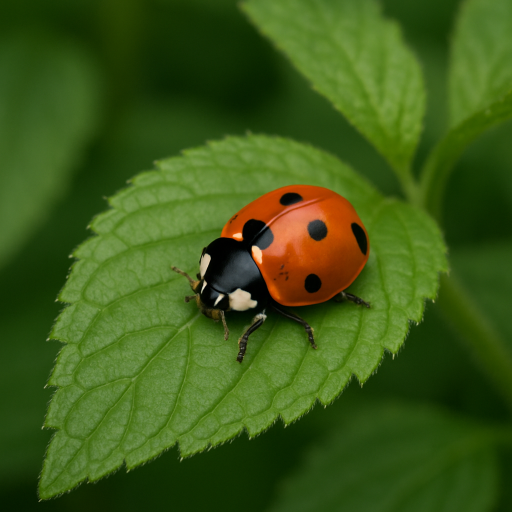
#> input picture input.png, 1024 x 1024 px (shown at 1/2 size)
$ python -i multi_secret_image_demo.py   (imports and definitions only)
#> lines starting #> are read from the running program, lines starting #| are printed output that depends on the picture
"""
multi_secret_image_demo.py

Multi-secret（階層秘密分散）を使って
- 低品質ぼかし画像
- 高品質元画像
を異なる閾値 k で守るデモスクリプト。

依存:
  pip install pillow cryptography
"""

import io
import os
import secrets
from dataclasses import dataclass
from typing import List, Tuple

from PIL import Image, ImageFilter
from cryptography.hazmat.primitives.ciphers.aead import AESGCM

# ==============================
# 1. Shamir Secret Sharing 基本
# ==============================

# 秘密（AES鍵など）を整数にして収める有限体 GF(p)
# 256bit 鍵をそのまま入れたいので 2^256 より大きい素数を使用
P = 2**521 - 1  # 既知のメルセンヌ素数。十分大きい。


# [48 lines left out: functions shamir_split, shamir_reconstruct, not called in this run]


# =====================================
# 2. Multi-secret（階層秘密分散）ラッパ
# =====================================

@dataclass
class HierarchicalShare:
    """
    1人の参加者が持つ階層シェア:
    - x      : 評価点
    - y_low  : ぼけ画像用鍵 K_low の Shamir シェア
    - y_high : 高品質画像用鍵 K_high の Shamir シェア
    """
    x: int
    y_low: int
    y_high: int


# [49 lines left out: functions multisecret_split_int, reconstruct_low_key, reconstruct_high_key, not called in this run]


# ============================
# 3. AES-GCM 暗号化ヘルパ
# ============================

def generate_aes_key(num_bytes: int = 32) -> bytes:
    """
    AES-GCM 用鍵を生成（デフォルト 256bit）
    """
    return secrets.token_bytes(num_bytes)


def aes_gcm_encrypt(key: bytes, plaintext: bytes, aad: bytes | None = None) -> Tuple[bytes, bytes]:
    """
    AES-GCM で暗号化
    戻り値: (nonce, ciphertext_with_tag)
    """
    aesgcm = AESGCM(key)
    nonce = secrets.token_bytes(12)  # 96bit nonce 推奨
    ciphertext = aesgcm.encrypt(nonce, plaintext, aad)
    return nonce, ciphertext


# [6 lines left out: function aes_gcm_decrypt, not called in this run]


# ============================
# 4. 画像処理ヘルパ
# ============================

def load_image(path: str) -> Image.Image:
#> called with path = 'input.png'
    return Image.open(path).convert("RGB")
#> returned value is the input picture: PIL image 1024x1024 RGB; mean R, G, B 60.4, 88, 23.2


def make_low_res_blur(
    img: Image.Image,
    scale: float = 0.005,     # さらに小さく（情報をより強く落とす）
    blur_radius: float = 12.0,# ぼかしも強めに
) -> Image.Image:
    """
    かなり情報を落とした低解像度＋ぼかし画像を生成
    """
#> called with scale = 0.005, blur_radius = 12
    w, h = img.size
#> w = 1024; h = 1024
    new_w = max(1, int(w * scale))
#> new_w = 5
    new_h = max(1, int(h * scale))
#> new_h = 5

    # 縮小 → 再拡大 → 強めのぼかし
    small = img.resize((new_w, new_h), Image.Resampling.LANCZOS)
    back = small.resize((w, h), Image.Resampling.BILINEAR)
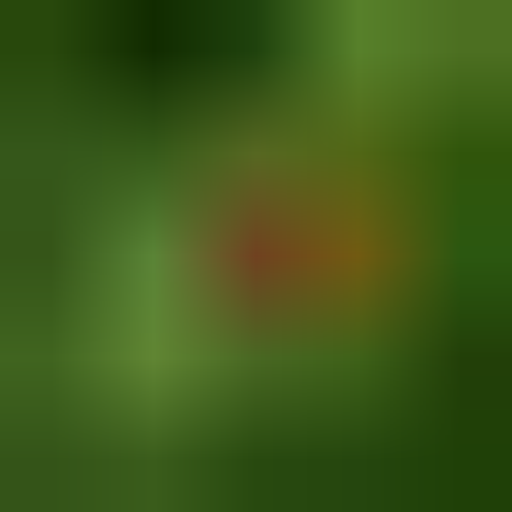
#> back: PIL image 1024x1024 RGB (shown at 1/2 size); mean R, G, B 61.2, 89, 23.8
    blurred = back.filter(ImageFilter.GaussianBlur(radius=blur_radius))
    return blurred


def image_to_bytes(img: Image.Image, fmt: str = "PNG") -> bytes:
    """
    Pillow Image -> バイト列
    """
    buf = io.BytesIO()
    img.save(buf, format=fmt)
    return buf.getvalue()


# [6 lines left out: function bytes_to_image, not called in this run]


# ============================
# 5. トップレベルのデモ処理
# ============================

def demo_multi_secret_image(
    input_path: str,
    out_dir: str = "out_demo",
    n: int = 5,
    k_low: int = 2,
    k_high: int = 3,
    share_counts: List[int] | None = None,
) -> None:
    """
    Multi-secret を使って
    - 低品質ぼかし画像
    - 高品質元画像
    を階層秘密分散するデモ。

    out_dir 内に暗号化画像 & 復号画像を保存する。
    """

    os.makedirs(out_dir, exist_ok=True)

    # 1) 画像読み込み & ぼかし版生成
    img = load_image(input_path)
    low_img = make_low_res_blur(img)

    # 2) 画像をバイト列に
    high_bytes = image_to_bytes(img, fmt="PNG")
    low_bytes = image_to_bytes(low_img, fmt="PNG")

    # 3) それぞれ AES-GCM で暗号化
    key_low = generate_aes_key(32)   # 256bit
    key_high = generate_aes_key(32)  # 256bit

    nonce_low, ct_low = aes_gcm_encrypt(key_low, low_bytes, aad=b"low_image")
    nonce_high, ct_high = aes_gcm_encrypt(key_high, high_bytes, aad=b"high_image")

    # 実運用なら ct_* と nonce_* はストレージに保存する想定
    with open(os.path.join(out_dir, "enc_low.bin"), "wb") as f:
        f.write(nonce_low + ct_low)
    with open(os.path.join(out_dir, "enc_high.bin"), "wb") as f:
        f.write(nonce_high + ct_high)

    # 4) 鍵を整数秘密として Multi-secret で分散
    key_low_int = int.from_bytes(key_low, "big")
    key_high_int = int.from_bytes(key_high, "big")

    shares = multisecret_split_int(
        secret_low_int=key_low_int,
        secret_high_int=key_high_int,
        k_low=k_low,
        k_high=k_high,
        n=n,
        p=P,
    )

    # ---- ここから復元デモ ----
    # A) k_low 個だけ持っている場合 → ぼけ画像だけ復元できる
    subset_for_low = shares[:k_low]
    rec_low_int = reconstruct_low_key(subset_for_low, k_low, p=P)
    rec_key_low = rec_low_int.to_bytes(32, "big")

    # enc_low.bin から読み戻し
    with open(os.path.join(out_dir, "enc_low.bin"), "rb") as f:
        enc_data = f.read()
    nonce_l = enc_data[:12]
    ct_l = enc_data[12:]

    dec_low_bytes = aes_gcm_decrypt(rec_key_low, nonce_l, ct_l, aad=b"low_image")
    dec_low_img = bytes_to_image(dec_low_bytes)
    dec_low_img.save(os.path.join(out_dir, "decoded_low_from_k_low.png"))

    # B) k_high 個を集めた場合 → ぼけ画像 + 高品質画像どちらの鍵も復元できる
    subset_for_high = shares[:k_high]

    rec_high_int = reconstruct_high_key(subset_for_high, k_high, p=P)
    rec_key_high = rec_high_int.to_bytes(32, "big")

    # high 側の decrypt
    with open(os.path.join(out_dir, "enc_high.bin"), "rb") as f:
        enc_data_h = f.read()
    nonce_h = enc_data_h[:12]
    ct_h = enc_data_h[12:]

    dec_high_bytes = aes_gcm_decrypt(rec_key_high, nonce_h, ct_h, aad=b"high_image")
    dec_high_img = bytes_to_image(dec_high_bytes)
    dec_high_img.save(os.path.join(out_dir, "decoded_high_from_k_high.png"))

    # 5) Matplotlib で「足りない→十分なシェア数」の進行を 1 枚にまとめる
    #    - k_high 未満では低品質ぼかしを並べる
    #    - k_high 以上になったタイミングで高品質復元に切り替わる
    # [65 lines left out: function _plot_progression, not called in this run]

    _plot_progression()

    print("=== Demo finished ===")
    print("Shares (first few):")
    for s in shares:
        print(f"x={s.x}, y_low={s.y_low}, y_high={s.y_high}")
    print(f"Decoded images are saved under: {out_dir}")


# [29 lines not run here, left out]

#> (the run stopped early here; a loop or call above may not have finished)
